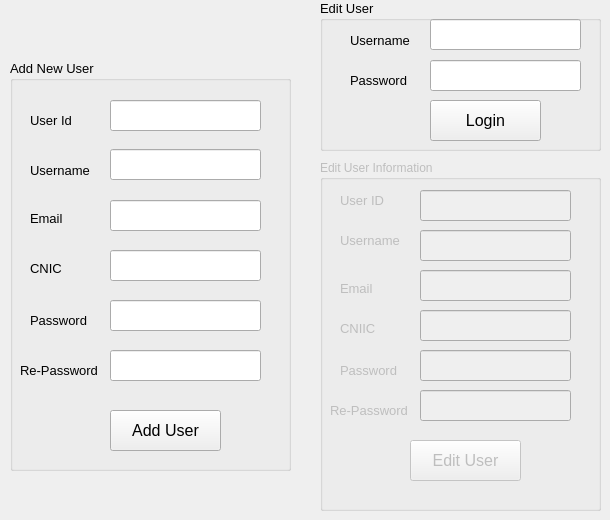
      <widget class="QWidget" name="tab_11">
       <attribute name="title">
        <string>Add / Edit User</string>
       </attribute>
       <widget class="QGroupBox" name="groupBox_2">
        <property name="geometry">
         <rect>
          <x>320</x>
          <y>0</y>
          <width>281</width>
          <height>151</height>
         </rect>
        </property>
        <property name="font">
         <font>
          <pointsize>10</pointsize>
         </font>
        </property>
        <property name="title">
         <string>Edit User</string>
        </property>
        <widget class="QLineEdit" name="lineEdit_28">
         <property name="geometry">
          <rect>
           <x>110</x>
           <y>19</y>
           <width>151</width>
           <height>31</height>
          </rect>
         </property>
         <property name="font">
          <font>
           <pointsize>10</pointsize>
          </font>
         </property>
        </widget>
        <widget class="QLabel" name="label_35">
         <property name="geometry">
          <rect>
           <x>30</x>
           <y>70</y>
           <width>61</width>
           <height>20</height>
          </rect>
         </property>
         <property name="font">
          <font>
           <pointsize>10</pointsize>
          </font>
         </property>
         <property name="text">
          <string>Password</string>
         </property>
        </widget>
        <widget class="QLineEdit" name="lineEdit_31">
         <property name="geometry">
          <rect>
           <x>110</x>
           <y>60</y>
           <width>151</width>
           <height>31</height>
          </rect>
         </property>
         <property name="font">
          <font>
           <pointsize>10</pointsize>
          </font>
         </property>
         <property name="text">
          <string/>
         </property>
         <property name="echoMode">
          <enum>QLineEdit::Password</enum>
         </property>
        </widget>
        <widget class="QPushButton" name="pushButton_17">
         <property name="geometry">
          <rect>
           <x>110</x>
           <y>100</y>
           <width>111</width>
           <height>41</height>
          </rect>
         </property>
         <property name="font">
          <font>
           <pointsize>12</pointsize>
          </font>
         </property>
         <property name="text">
          <string>Login</string>
         </property>
        </widget>
        <widget class="QLabel" name="label_39">
         <property name="geometry">
          <rect>
           <x>30</x>
           <y>30</y>
           <width>61</width>
           <height>21</height>
          </rect>
         </property>
         <property name="font">
          <font>
           <pointsize>10</pointsize>
          </font>
         </property>
         <property name="text">
          <string>Username</string>
         </property>
        </widget>
       </widget>
       <widget class="QGroupBox" name="groupBox">
        <property name="geometry">
         <rect>
          <x>10</x>
          <y>60</y>
          <width>281</width>
          <height>411</height>
         </rect>
        </property>
        <property name="font">
         <font>
          <pointsize>10</pointsize>
         </font>
        </property>
        <property name="title">
         <string>Add New User</string>
        </property>
        <widget class="QLineEdit" name="lineEdit_21">
         <property name="geometry">
          <rect>
           <x>100</x>
           <y>89</y>
           <width>151</width>
           <height>31</height>
          </rect>
         </property>
         <property name="font">
          <font>
           <pointsize>10</pointsize>
          </font>
         </property>
        </widget>
        <widget class="QLineEdit" name="lineEdit_22">
         <property name="geometry">
          <rect>
           <x>100</x>
           <y>140</y>
           <width>151</width>
           <height>31</height>
          </rect>
         </property>
         <property name="font">
          <font>
           <pointsize>10</pointsize>
          </font>
         </property>
        </widget>
        <widget class="QLineEdit" name="lineEdit_23">
         <property name="geometry">
          <rect>
           <x>100</x>
           <y>240</y>
           <width>151</width>
           <height>31</height>
          </rect>
         </property>
         <property name="font">
          <font>
           <pointsize>10</pointsize>
          </font>
         </property>
         <property name="text">
          <string/>
         </property>
         <property name="echoMode">
          <enum>QLineEdit::Password</enum>
         </property>
        </widget>
        <widget class="QLineEdit" name="lineEdit_24">
         <property name="geometry">
          <rect>
           <x>100</x>
           <y>290</y>
           <width>151</width>
           <height>31</height>
          </rect>
         </property>
         <property name="font">
          <font>
           <pointsize>10</pointsize>
          </font>
         </property>
         <property name="text">
          <string/>
         </property>
         <property name="echoMode">
          <enum>QLineEdit::Password</enum>
         </property>
        </widget>
        <widget class="QLabel" name="label_31">
         <property name="geometry">
          <rect>
           <x>20</x>
           <y>100</y>
           <width>61</width>
           <height>21</height>
          </rect>
         </property>
         <property name="font">
          <font>
           <pointsize>10</pointsize>
          </font>
         </property>
         <property name="text">
          <string>Username</string>
         </property>
        </widget>
        <widget class="QLabel" name="label_40">
         <property name="geometry">
          <rect>
           <x>20</x>
           <y>150</y>
           <width>51</width>
           <height>16</height>
          </rect>
         </property>
         <property name="font">
          <font>
           <pointsize>10</pointsize>
          </font>
         </property>
         <property name="text">
          <string>Email</string>
         </property>
        </widget>
        <widget class="QLabel" name="label_41">
         <property name="geometry">
          <rect>
           <x>20</x>
           <y>250</y>
           <width>61</width>
           <height>20</height>
          </rect>
         </property>
         <property name="font">
          <font>
           <pointsize>10</pointsize>
          </font>
         </property>
         <property name="text">
          <string>Password</string>
         </property>
        </widget>
        <widget class="QLabel" name="label_42">
         <property name="geometry">
          <rect>
           <x>10</x>
           <y>300</y>
           <width>81</width>
           <height>20</height>
          </rect>
         </property>
         <property name="font">
          <font>
           <pointsize>10</pointsize>
          </font>
         </property>
         <property name="text">
          <string>Re-Password</string>
         </property>
        </widget>
        <widget class="QPushButton" name="pushButton_14">
         <property name="geometry">
          <rect>
           <x>100</x>
           <y>350</y>
           <width>111</width>
           <height>41</height>
          </rect>
         </property>
         <property name="font">
          <font>
           <pointsize>12</pointsize>
          </font>
         </property>
         <property name="text">
          <string>Add User</string>
         </property>
        </widget>
        <widget class="QLineEdit" name="lineEdit_32">
         <property name="geometry">
          <rect>
           <x>100</x>
           <y>190</y>
           <width>151</width>
           <height>31</height>
          </rect>
         </property>
        </widget>
        <widget class="QLabel" name="label_44">
         <property name="geometry">
          <rect>
           <x>20</x>
           <y>200</y>
           <width>51</width>
           <height>16</height>
          </rect>
         </property>
         <property name="font">
          <font>
           <pointsize>10</pointsize>
          </font>
         </property>
         <property name="text">
          <string>CNIC</string>
         </property>
        </widget>
        <widget class="QLabel" name="label_32">
         <property name="geometry">
          <rect>
           <x>20</x>
           <y>50</y>
           <width>61</width>
           <height>21</height>
          </rect>
         </property>
         <property name="font">
          <font>
           <pointsize>10</pointsize>
          </font>
         </property>
         <property name="text">
          <string>User Id</string>
         </property>
        </widget>
        <widget class="QLineEdit" name="lineEdit_26">
         <property name="geometry">
          <rect>
           <x>100</x>
           <y>40</y>
           <width>151</width>
           <height>31</height>
          </rect>
         </property>
         <property name="font">
          <font>
           <pointsize>10</pointsize>
          </font>
         </property>
         <property name="text">
          <string/>
         </property>
        </widget>
        <widget class="QLabel" name="label_43">
         <property name="geometry">
          <rect>
           <x>100</x>
           <y>330</y>
           <width>161</width>
           <height>16</height>
          </rect>
         </property>
         <property name="font">
          <font>
           <pointsize>10</pointsize>
          </font>
         </property>
         <property name="text">
          <string/>
         </property>
        </widget>
       </widget>
       <widget class="QGroupBox" name="groupBox_5">
        <property name="enabled">
         <bool>false</bool>
        </property>
        <property name="geometry">
         <rect>
          <x>320</x>
          <y>160</y>
          <width>281</width>
          <height>351</height>
         </rect>
        </property>
        <property name="title">
         <string>Edit User Information</string>
        </property>
        <widget class="QLineEdit" name="lineEdit_17">
         <property name="geometry">
          <rect>
           <x>100</x>
           <y>230</y>
           <width>151</width>
           <height>31</height>
          </rect>
         </property>
         <property name="font">
          <font>
           <pointsize>10</pointsize>
          </font>
         </property>
         <property name="text">
          <string/>
         </property>
         <property name="echoMode">
          <enum>QLineEdit::Password</enum>
         </property>
        </widget>
        <widget class="QLineEdit" name="lineEdit_18">
         <property name="geometry">
          <rect>
           <x>100</x>
           <y>190</y>
           <width>151</width>
           <height>31</height>
          </rect>
         </property>
         <property name="font">
          <font>
           <pointsize>10</pointsize>
          </font>
         </property>
         <property name="text">
          <string/>
         </property>
         <property name="echoMode">
          <enum>QLineEdit::Password</enum>
         </property>
        </widget>
        <widget class="QLineEdit" name="lineEdit_19">
         <property name="geometry">
          <rect>
           <x>100</x>
           <y>110</y>
           <width>151</width>
           <height>31</height>
          </rect>
         </property>
         <property name="font">
          <font>
           <pointsize>10</pointsize>
          </font>
         </property>
        </widget>
        <widget class="QLabel" name="label_26">
         <property name="geometry">
          <rect>
           <x>20</x>
           <y>200</y>
           <width>61</width>
           <height>20</height>
          </rect>
         </property>
         <property name="font">
          <font>
           <pointsize>10</pointsize>
          </font>
         </property>
         <property name="text">
          <string>Password</string>
         </property>
        </widget>
        <widget class="QLabel" name="label_27">
         <property name="geometry">
          <rect>
           <x>10</x>
           <y>240</y>
           <width>81</width>
           <height>20</height>
          </rect>
         </property>
         <property name="font">
          <font>
           <pointsize>10</pointsize>
          </font>
         </property>
         <property name="text">
          <string>Re-Password</string>
         </property>
        </widget>
        <widget class="QLabel" name="label_28">
         <property name="geometry">
          <rect>
           <x>20</x>
           <y>70</y>
           <width>61</width>
           <height>21</height>
          </rect>
         </property>
         <property name="font">
          <font>
           <pointsize>10</pointsize>
          </font>
         </property>
         <property name="text">
          <string>Username</string>
         </property>
        </widget>
        <widget class="QLineEdit" name="lineEdit_20">
         <property name="geometry">
          <rect>
           <x>100</x>
           <y>70</y>
           <width>151</width>
           <height>31</height>
          </rect>
         </property>
         <property name="font">
          <font>
           <pointsize>10</pointsize>
          </font>
         </property>
        </widget>
        <widget class="QLabel" name="label_29">
         <property name="geometry">
          <rect>
           <x>20</x>
           <y>120</y>
           <width>51</width>
           <height>16</height>
          </rect>
         </property>
         <property name="font">
          <font>
           <pointsize>10</pointsize>
          </font>
         </property>
         <property name="text">
          <string>Email</string>
         </property>
        </widget>
        <widget class="QLineEdit" name="lineEdit_33">
         <property name="geometry">
          <rect>
           <x>100</x>
           <y>150</y>
           <width>151</width>
           <height>31</height>
          </rect>
         </property>
         <property name="font">
          <font>
           <pointsize>10</pointsize>
          </font>
         </property>
         <property name="text">
          <string/>
         </property>
         <property name="echoMode">
          <enum>QLineEdit::Normal</enum>
         </property>
        </widget>
        <widget class="QLabel" name="label_45">
         <property name="geometry">
          <rect>
           <x>20</x>
           <y>160</y>
           <width>51</width>
           <height>16</height>
          </rect>
         </property>
         <property name="font">
          <font>
           <pointsize>10</pointsize>
          </font>
         </property>
         <property name="text">
          <string>CNIIC</string>
         </property>
        </widget>
        <widget class="QPushButton" name="pushButton_13">
         <property name="geometry">
          <rect>
           <x>90</x>
           <y>280</y>
           <width>111</width>
           <height>41</height>
          </rect>
         </property>
         <property name="font">
          <font>
           <pointsize>12</pointsize>
          </font>
         </property>
         <property name="text">
          <string>Edit User</string>
         </property>
        </widget>
        <widget class="QLineEdit" name="lineEdit_37">
         <property name="geometry">
          <rect>
           <x>100</x>
           <y>30</y>
           <width>151</width>
           <height>31</height>
          </rect>
         </property>
         <property name="font">
          <font>
           <pointsize>10</pointsize>
          </font>
         </property>
        </widget>
        <widget class="QLabel" name="label_33">
         <property name="geometry">
          <rect>
           <x>20</x>
           <y>30</y>
           <width>61</width>
           <height>21</height>
          </rect>
         </property>
         <property name="font">
          <font>
           <pointsize>10</pointsize>
          </font>
         </property>
         <property name="text">
          <string>User ID</string>
         </property>
        </widget>
        <widget class="QLabel" name="label_30">
         <property name="geometry">
          <rect>
           <x>100</x>
           <y>260</y>
           <width>171</width>
           <height>16</height>
          </rect>
         </property>
         <property name="font">
          <font>
           <pointsize>10</pointsize>
          </font>
         </property>
         <property name="text">
          <string/>
         </property>
        </widget>
       </widget>
      </widget>
